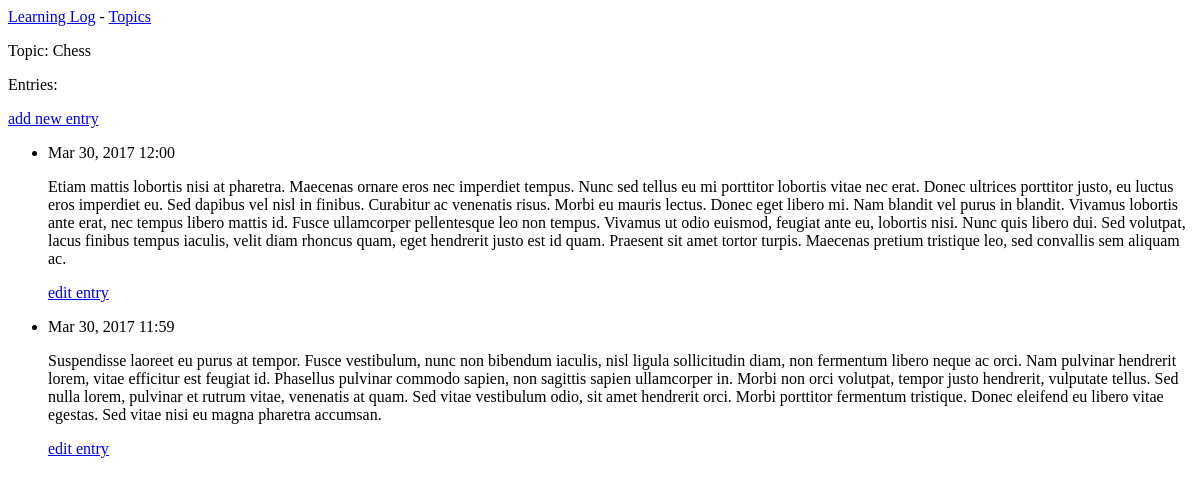
Page /topics/1/ on the earlier database version.
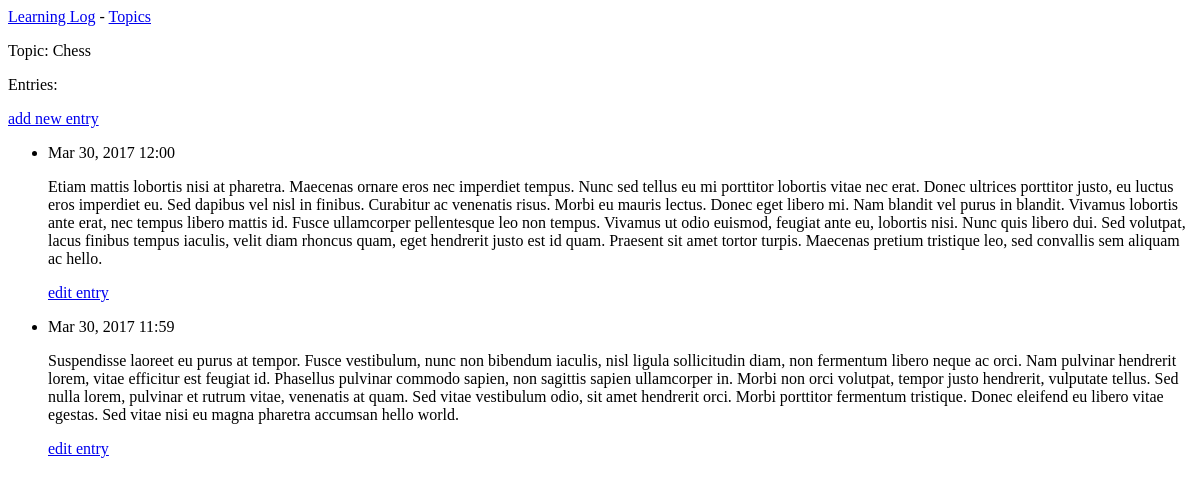
Same page on the later database version.
### djangos_ll/models.py (models this page shows, shortened)
class Entry(models.Model):
    topic = models.ForeignKey(Topic)
    text = models.TextField()
    date_added = models.DateTimeField(auto_now_add=True)
    class Meta:
        verbose_name_plural = 'entries'

### djangos_ll/views.py (the view)
# urls.py: url(r'^topics/(?P<topic_id>\d+)/$', views.topic, name='topic'),
def topic(request, topic_id):
    topic = Topic.objects.get(id=topic_id)
    entries = topic.entry_set.order_by('-date_added')
    context = { 'topic': topic, 'entries': entries }
    return render(request, 'djangos_ll/topic.html', context)

### djangos_ll/models.py (called while the page is built)
    def __str__(self):
        return self.text

### djangos_ll/templates/djangos_ll/topic.html
{% extends "djangos_ll/base.html" %}
{% block content %}
<p>Topic: {{ topic }}</p>
<p>Entries: </p>
<p>
  <a href="{% url 'djangos_ll:new_entry' topic.id %}">add new entry</a>
</p>
<ul>
  {% for entry in entries %}
    <li>
      <p>{{ entry.date_added|date:'M d, Y H:i' }}</p>
      <p>{{ entry.text|linebreaks }}</p>
      <p>
        <a href="{% url 'djangos_ll:edit_entry' entry.id %}">edit entry</a>
      </p>
    </li>
  {% empty %}
    <li>
      There are no entries for this topic yet.
    </li>
  {% endfor %}
</ul>
{% endblock content %}

Differences in the rows shown:
changed Entry: text "…sed convallis sem aliquam ac." → "…sed convallis sem aliquam ac hello."
changed Entry: text "…nisi eu magna pharetra accumsan." → "…nisi eu magna pharetra accumsan hello world."
